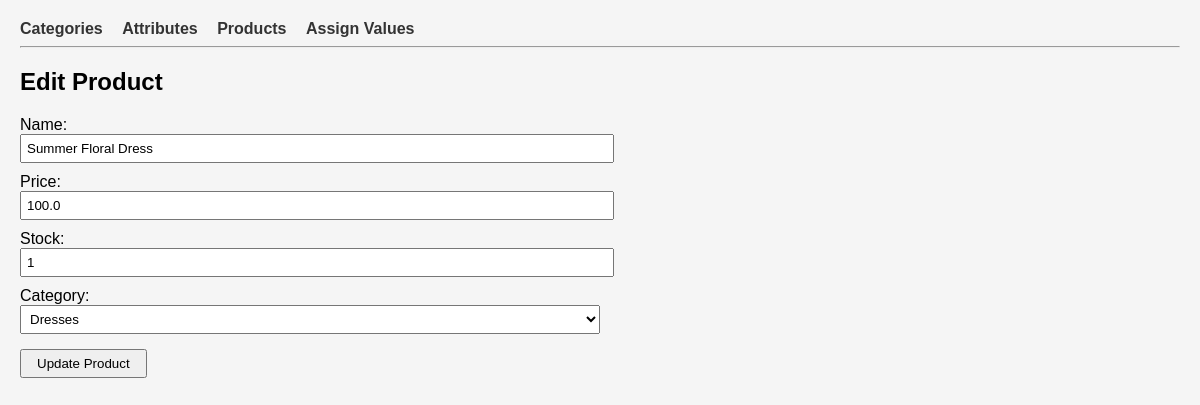
Screenshot of /edit_product/1 with the database file from the repository.
### models.py (models this page shows)
class Product(db.Model):
    id = db.Column(db.Integer, primary_key=True)
    name = db.Column(db.String(50))
    price = db.Column(db.Float)
    stock = db.Column(db.Integer, default=0)
    category_id = db.Column(db.Integer, db.ForeignKey('category.id'))
    attribute_values = db.relationship('AttributeValue', backref='product', lazy=True)

class Category(db.Model):
    id = db.Column(db.Integer, primary_key=True)
    name = db.Column(db.String(50))
    description = db.Column(db.String(200))
    attributes = db.relationship('Attribute', backref='category', lazy=True)
    products = db.relationship('Product', backref='category', lazy=True)

### app.py (the view, shortened to what this page needs)
@app.route('/edit_product/<int:id>', methods=['GET','POST'])
def edit_product(id):
    product = Product.query.get_or_404(id)
    categories = Category.query.all()
    return render_template('edit_product.html', product=product, categories=categories)

### templates/edit_product.html
{% extends 'base.html' %}
{% block content %}
<h2>Edit Product</h2>
<form method="POST">
    <label>Name:</label><br>
    <input type="text" name="name" value="{{ product.name }}" required><br>
    <label>Price:</label><br>
    <input type="number" step="0.01" name="price" value="{{ product.price }}" required><br>
    <label>Stock:</label><br>
    <input type="number" name="stock" value="{{ product.stock }}" required><br>
    <label>Category:</label><br>
    <select name="category" required>
        {% for cat in categories %}
        <option value="{{ cat.id }}" {% if product.category_id==cat.id %}selected{% endif %}>{{ cat.name }}</option>
        {% endfor %}
    </select><br>
    <button type="submit">Update Product</button>
</form>
{% endblock %}

### templates/base.html (style rules this page uses)
body { font-family: Arial, sans-serif; margin: 20px; background:#f5f5f5; }
input, select { padding:5px; margin-bottom:10px; width:50%; }
button { padding:5px 15px; margin-top:5px; }

### rows the page displays
Product: name "Summer Floral Dress", price "100.0", stock "1", category "Dresses"
